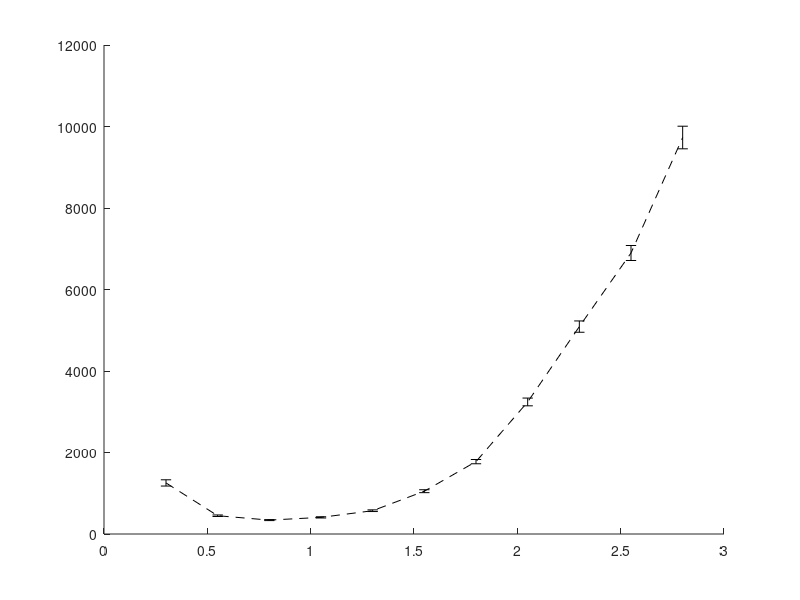

Here is the MATLAB script that generated this plot: (Note: this script raises an error after producing the figure.)
% Test performance of SBL for planning on the ABB robots with varying step
% size length
% With joint limits of the ABB robots
% last updated: 08/25/17


clear all
clc

%%
D1 = load('benchmark_SBL_GD_3poles_rangeB.txt'); 
D1(D1(:,1)==0.05 | D1(:,1)>=3.05,:) = [];
verf = D1(:,2)==1;
suc = D1(:,3)==1;

disp('GD:');
disp(['Results of ' num2str(size(D1,1)) ' queries.']);
disp(['Percent of successful queries verified: ' num2str(sum(verf & suc)/sum(suc)*100) '%']);
disp(['Plan distance: ' num2str(D1(1,4)) ]);
disp(['Avg. runtime: ' num2str(mean(D1(:,5))*1e3)  ' +/- ' num2str(std(D1(:,5))/sqrt(size(D1,1))*1e3) ' msec ']);
disp(['Avg. local-connection time: ' num2str(mean(D1(:,13)./D1(:,14))*1e3)  ' +/- ' num2str(std(D1(:,13)./D1(:,14))/sqrt(size(D1,1))*1e3) ' msec ']);
disp(['Avg. nodes in path: ' num2str(floor(mean(D1(:,11)))) ]);
disp(['Avg. nodes in trees: ' num2str(floor(mean(D1(:,12)))) ]);
disp(['Avg. number of projections: ' num2str(floor(mean(D1(:,6)))) ]);


%%
% GD
rg = sort(unique(D1(:,1)));
for i = 1:length(rg)
    M = D1(D1(:,1)==rg(i), 2:end);
%     disp([i-1 rg(i)  size(M,1)])
    tg(i) = mean(M(:,4))*1e3;
    tg_ste(i) = 1e3*std(M(:,4))/sqrt(size(M,1));
    nodes_g(i) =  mean(M(:,10));
    trees_g(i) =  mean(M(:,11));
    tlc_g(i) = mean(M(:,12))*1e3;
end

%%
disp(' ');
[tgmin, ig] = min(tg);
disp(['Minimum avg. runtime for GD is ' num2str(tgmin) 'msec with d = ' num2str(rg(ig)) ]);

%%
h = figure(1);
clf
errorbar(rg,tg,tg_ste,'--k','linewidth',2);
ylabel('mean runtime [msec]');
xlabel('max. local-connection distance');
% xlim([0 6]);
xlim([0 max(rg)]);

%% 
%%
F = load('benchmark_SBL_GD_3poles_rangeB.txt'); 
D1 = F(F(:,1)==rg(ig), 2:end);
verf = D1(:,1)==1;
suc = D1(:,2)==1;

disp('GD - with optimized step size:');
disp(['Results of ' num2str(size(D1,1)) ' queries.']);
disp(['Percent of successful queries verified: ' num2str(sum(verf & suc)/sum(suc)*100) '%']);
disp(['Plan distance: ' num2str(D1(1,3)) ]);
disp(['Avg. runtime: ' num2str(mean(D1(:,4))*1e3)  ' +/- ' num2str(std(D1(:,4))/sqrt(size(D1,1))*1e3) ' msec ']);
disp(['Avg. local-connection time: ' num2str(mean(D1(:,12)./D1(:,13))*1e3)  ' +/- ' num2str(std(D1(:,12)./D1(:,13))/sqrt(size(D1,1))*1e3) ' msec ']);
disp(['Avg. nodes in path: ' num2str(floor(mean(D1(:,10)))) ]);
disp(['Avg. nodes in trees: ' num2str(floor(mean(D1(:,11)))) ]);
disp(['Avg. number of projections: ' num2str(floor(mean(D1(:,5)))) ]);

%%
D = D1;

% GD
tg = D(:,4);
maxT = max(tg);
T1 = linspace(0,maxT,1000);
T1 = T1(2:end);
for i = 1:length(T1)
    sg = tg < T1(i);
    mg(i) = mean(tg(sg));
    Mg(i) = 1-sum(sg)/length(tg);
end
%%
h = figure(2);
clf
plot(T1,Mg*100,'--k','linewidth',2);
xlabel('maximum runtime [sec]');
ylabel('failure rate [%]');
xlim([0 max([T1 T1])]);
title('RRT');
% set(h, 'Position', [100, 100, 800, 400]);
